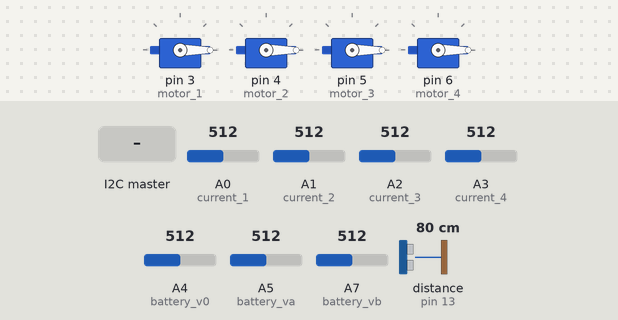
Recording of a sketch running on a simulated Arduino Nano, built with avr-gcc and run on an emulated ATmega328P. Shown: 4 × servo. Wiring (inferred from the names in the program): ultrasonic range finder: trigger pin 12; echo pin 13. The test bench sets the inputs (shaded band); at power-on: A0 (current_1) = 512, A1 (current_2) = 512, A2 (current_3) = 512, A3 (current_4) = 512, A4 (battery_v0) = 512, A5 (battery_va) = 512, A7 (battery_vb) = 512, distance to the obstacle (sensor on pin 13) 80 cm. The echo pulse lasts 58.3 µs per cm.

Above: at 1.2 s.
1.3 s: the I2C master sends the byte 90
At 1.7 s:
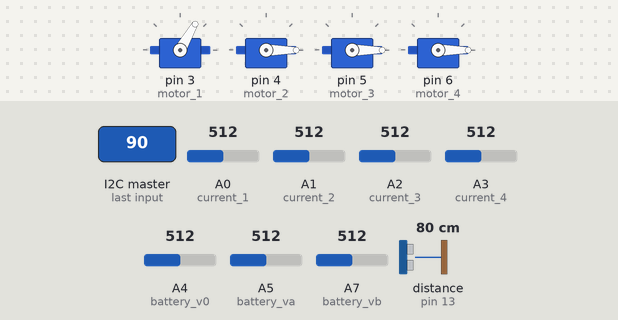
2.8 s: the I2C master sends the byte 200
At 3.9 s:
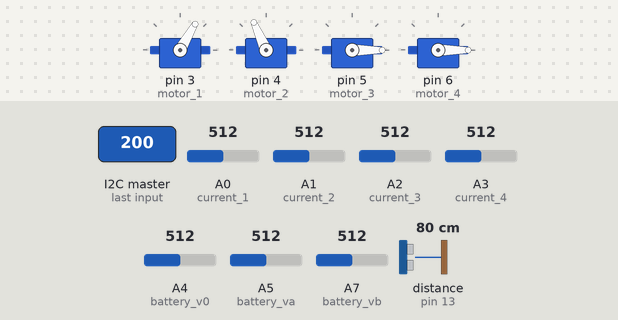
4.3 s: the I2C master sends the byte 90
At 5.1 s:
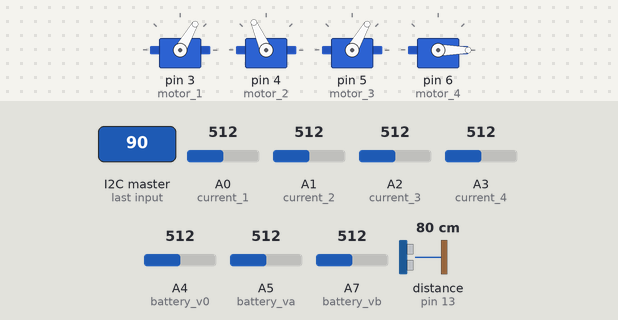
5.8 s: the I2C master sends the byte 200
At 6.3 s:
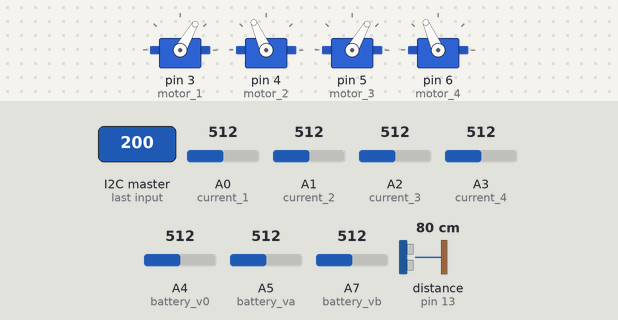
7.3 s: the I2C master sends the byte 1
At 8.5 s:
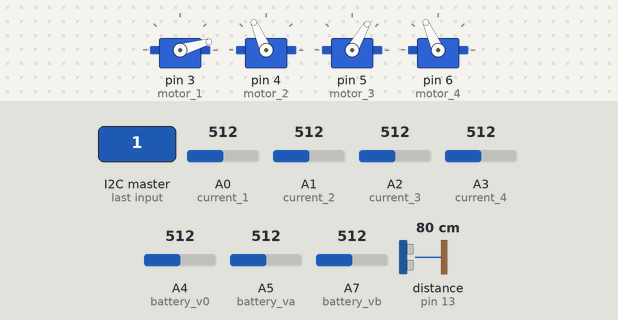
8.8 s: the I2C master sends the byte 0
At 9.8 s:
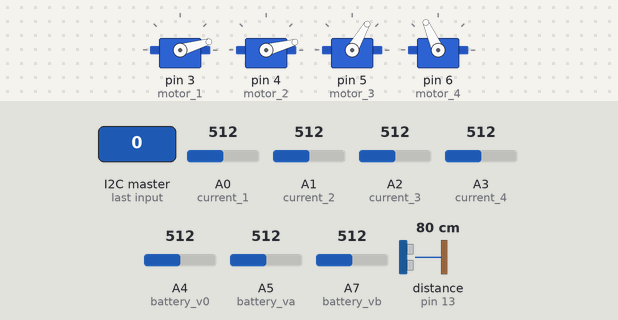
Timing chart, 0 to 11.3 s (numbered marks = the images above; inputs shaded):
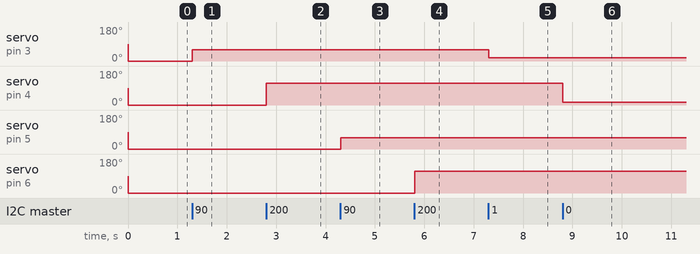

Measured:
- after the input at 1.3 s, servo on pin 3 (motor_1): 0° → 60° at once
- after the input at 2.8 s, servo on pin 4 (motor_2): 0° → 114° at once
- after the input at 4.3 s, servo on pin 5 (motor_3): 0° → 60° at once
- after the input at 5.8 s, servo on pin 6 (motor_4): 0° → 114° at once
- after the input at 7.3 s, servo on pin 3 (motor_1): 60° → 16° at once
- after the input at 8.8 s, servo on pin 4 (motor_2): 114° → 15° at once

The sketch:

Final_Code.ino
```cpp
#include <Wire.h>
#include <Servo.h>
// pins
const int current_1=A0;
const int current_2=A1;
const int current_3=A2;
const int current_4=A3;
const int battery_v0=A4;
const int battery_va=A5;
const int battery_vb=A7;
const int trigPin = 12;
const int echoPin = 13;
long duration;
int distance;
int d;
int z;
Servo motor_1;
Servo motor_2;
Servo motor_3;
Servo motor_4;
#define slaveAddress 0x40


// table of variables
struct{
  byte volatile command;
  byte volatile control;
  byte volatile current[4];
  byte volatile battery[3];
  byte volatile ultrasonic[2];
  int volatile motors[4];
  }comm;
void setup() {
  d=0;
  z=0;
  Wire.begin(slaveAddress);
  Wire.onReceive(receiveEvent);
  Serial.begin(115200);
  Wire.onRequest(sendData);
  pinMode(trigPin, OUTPUT);
  motor_1.attach(3);
  motor_2.attach(4);
  motor_3.attach(5);
  motor_4.attach(6);
  getdata();
}

void loop() {
 motor_1.writeMicroseconds(comm.motors[0]);
 motor_2.writeMicroseconds(comm.motors[1]);
 motor_3.writeMicroseconds(comm.motors[2]);
 motor_4.writeMicroseconds(comm.motors[3]);
 getdata();
}

void receiveEvent(int byteCount) {
   if (Wire.available()>0) { // good write from Master
    if(z==0){
        comm.motors[0] = map(Wire.read(),0,255,700,2000);
      //  Serial.println(comm.motors[0]);
    z++;
    }
    else if(z==1){
       comm.motors[1] = map(Wire.read(),0,255,700,2000);
    z++;
      }
      else if(z==2){
       comm.motors[2] = map(Wire.read(),0,255,700,2000);
    z++;
      }
      else if(z==3){
       comm.motors[3] = map(Wire.read(),0,255,700,2000);
    z=0;
      }
      }
}


int getdistance(){
digitalWrite(trigPin, LOW);
delayMicroseconds(2);
// Sets the trigPin on HIGH state for 10 micro seconds
digitalWrite(trigPin, HIGH);
delayMicroseconds(10);
digitalWrite(trigPin, LOW);
// Reads the echoPin, returns the sound wave travel time in microseconds
duration = pulseIn(echoPin, HIGH);
// Calculating the distance
return (int)(duration*0.034/2);

  }
void getdata(){
  //putting currents
   comm.current[0]= (byte) map(analogRead(current_1),0,1023,0,255);
   comm.current[1]= (byte) map(analogRead(current_2),0,1023,0,255);
   comm.current[2]= (byte) map(analogRead(current_3),0,1023,0,255);
   comm.current[3]= (byte) map(analogRead(current_4),0,1023,0,255);
   //putting battery
   comm.battery[0]=(byte) map(analogRead(battery_v0),0,1023,0,255);
   comm.battery[1]=(byte) map(analogRead(battery_va),0,1023,0,255);
   comm.battery[2]=(byte) map(analogRead(battery_vb),0,1023,0,255);
   int t= getdistance();
   if (t>=400){
    t=400;}
   //putting ultrasonic
   comm.ultrasonic[1] = (byte)(t >> 8);
   comm.ultrasonic[0] = (byte)(t & 0xFF);
  }
void sendData(){
if(d==0){
  Wire.write(comm.current[0]);
  delayMicroseconds(400);
  d++;
  }
  else if(d==1){
    Wire.write(comm.current[1]);
    delayMicroseconds(400);
    d++;
    }
  else if(d==2){
    Wire.write(comm.current[2]);
    delayMicroseconds(400);
    d++;
    }
  else if(d==3){
    Wire.write(comm.current[3]);
    delayMicroseconds(400);
    d++;
    }
  else if(d==4){
    Wire.write(comm.battery[0]);
    delayMicroseconds(400);
    d++;
    }

  else if(d==5){
    Wire.write(comm.battery[1]);
    delayMicroseconds(400);
    d++;
    }

  else if(d==6){
    Wire.write(comm.battery[2]);
    delayMicroseconds(400);
    d++;
    }

  else if(d==7){
    Wire.write(comm.ultrasonic[1]);
    delayMicroseconds(400);
    d++;
    }

  else if(d==8){
    Wire.write(comm.ultrasonic[0]);
    delayMicroseconds(400);
    d=0;
    }

  }
```
